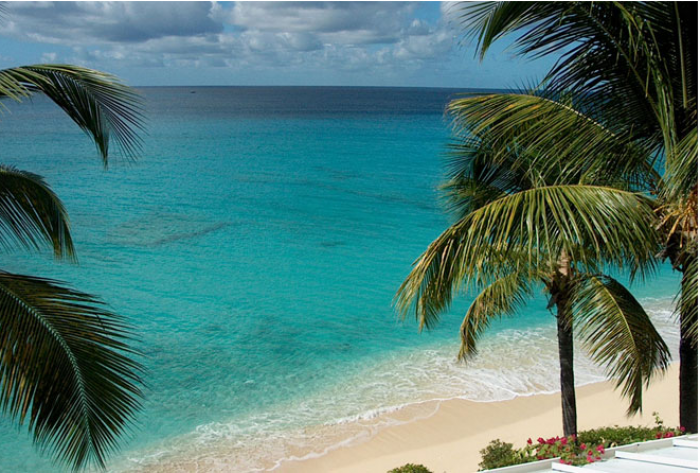
#> input picture images/beach.png, 700 x 473 px
$ python grayscale_histogram.py --image ../images/beach.png
#> lines starting #> are read from the running program, lines starting #| are printed output that depends on the picture
#!/usr/bin/env python
# -*- coding: utf-8 -*-

"""
Created on : 01 Sep 2016

Description: grayscale_histogram.py
A histogram represents the  distribution of pixel intensities (whether
color or gray- scale) in an image. It can be visualized as a graph (or
plot) that gives a high-level intuition of the intensity (pixel value)
distribution.  Here an  RGB color  space  is assumed,  so these  pixel
values will be in the range of 0 to 255

             Usage:
             python3 grayscale_histogram.py --image ../images/beach.png

@ author   : sampathsingamsetty
"""
from matplotlib import pyplot as plt
import argparse
import cv2

ap = argparse.ArgumentParser()
ap.add_argument("-i", "--image", required=True, help="Path to these Image")
args = vars(ap.parse_args())

# using these matplotlib to plot the histograms
image = cv2.imread(args["image"])
#> image is the input picture: shape (473, 700, 3); mean B, G, R 116.9, 121.9, 79.3
cv2.imshow("Original Image", image)
cv2.waitKey(0)

image = cv2.cvtColor(image, cv2.COLOR_BGR2GRAY)
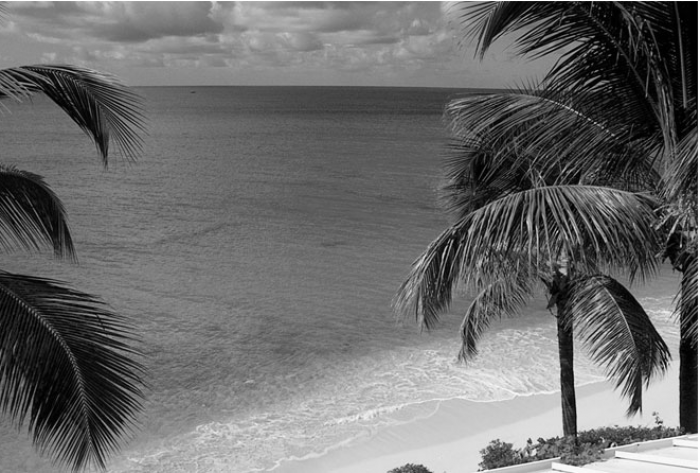
#> image: shape (473, 700); min 0, max 255, mean 108.6
cv2.imshow("Grayscale Image", image)
hist = cv2.calcHist([image], [0], None, [256], [0, 256])
#> hist = 256 values, max 4034 at index 113, min 2 at index 253, mean 1293.4

plt.figure()
plt.title("Grayscale Histogram")
plt.xlabel("Bins")
plt.ylabel("# of Pixels")
plt.plot(hist)
plt.xlim([0, 256])
plt.show()
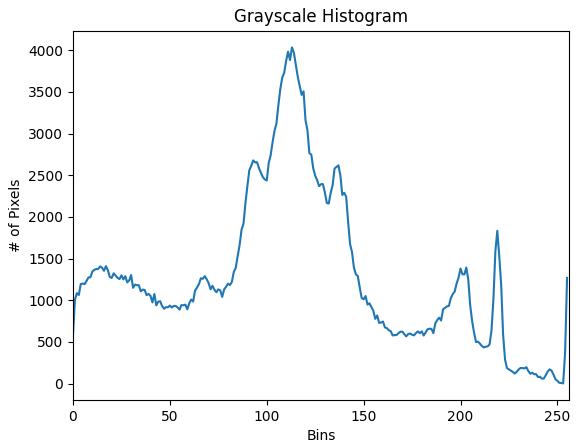
#> figure drawn by matplotlib, 1 panel; curve peaks at x = 113, y = 4034

while True:
    x = cv2.waitKey(0) & 0xFF
#> (key Esc is pressed here)
    if x == 27:
        # ESC to exit
        break
cv2.destroyAllWindows()
